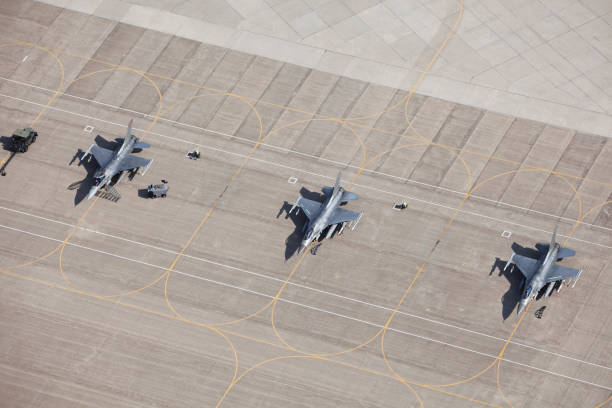
#> input picture jet.jpg, 612 x 408 px
$ python opencv.py
#> lines starting #> are read from the running program, lines starting #| are printed output that depends on the picture
import cv2

img = cv2.imread("jet.jpg")
#> img is the input picture: shape (408, 612, 3); mean B, G, R 158.9, 166.2, 176.1


resized_img = cv2.resize(img, (400,300))
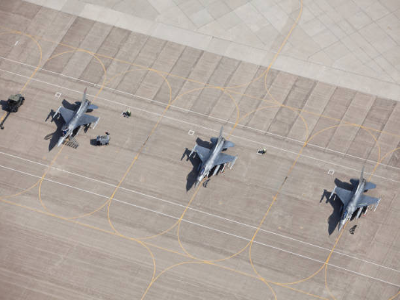
#> resized_img: shape (300, 400, 3); mean B, G, R 158.8, 166.1, 175.9


gray_img = cv2.cvtColor(img,cv2.COLOR_BGR2GRAY)
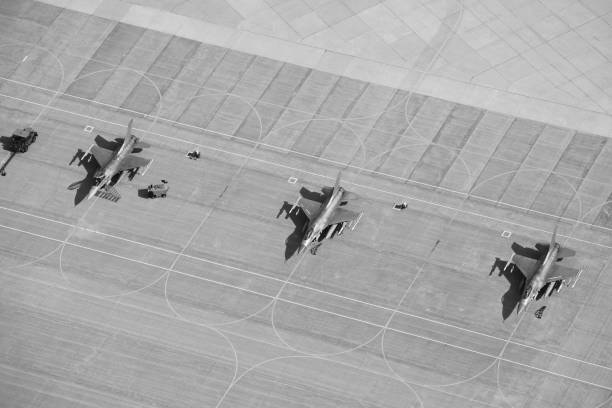
#> gray_img: shape (408, 612); min 1, max 254, mean 168.4


cv2.imshow("jets", img)
cv2.imshow("resized", resized_img)
cv2.imshow("gray", gray_img)

cv2.waitKey(0)

cv2.destroyAllWindows()

$ run again, with rdj.jpg copied over jet.jpg
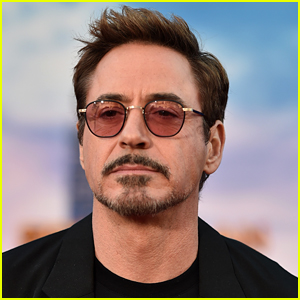
#> input picture rdj.jpg, 300 x 300 px
#> img is the input picture: shape (300, 300, 3); mean B, G, R 123.4, 128.1, 144.1
#> `resized_img = cv2.resize(img, (400,300))`:
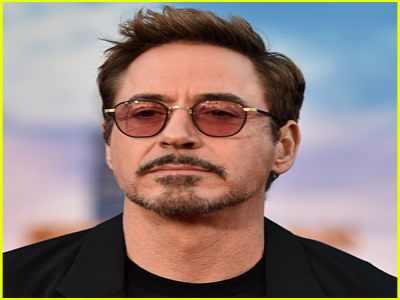
#> resized_img: shape (300, 400, 3); mean B, G, R 123.5, 128.1, 144.1
#> `gray_img = cv2.cvtColor(img,cv2.COLOR_BGR2GRAY)`:
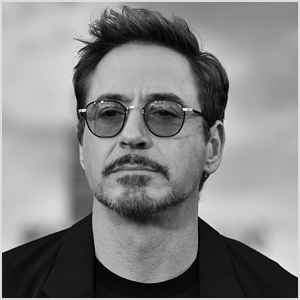
#> gray_img: shape (300, 300); min 0, max 255, mean 132.4
